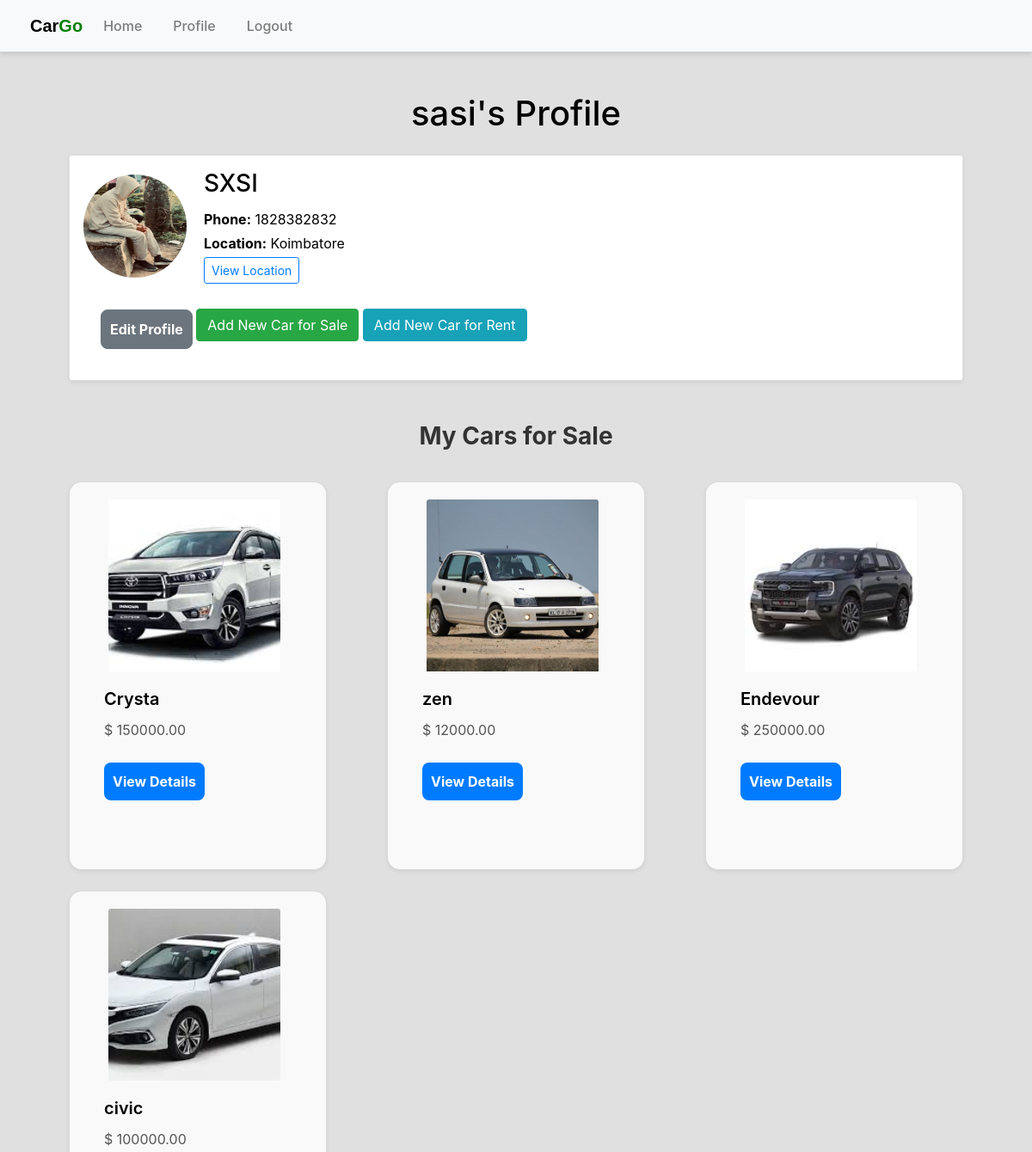
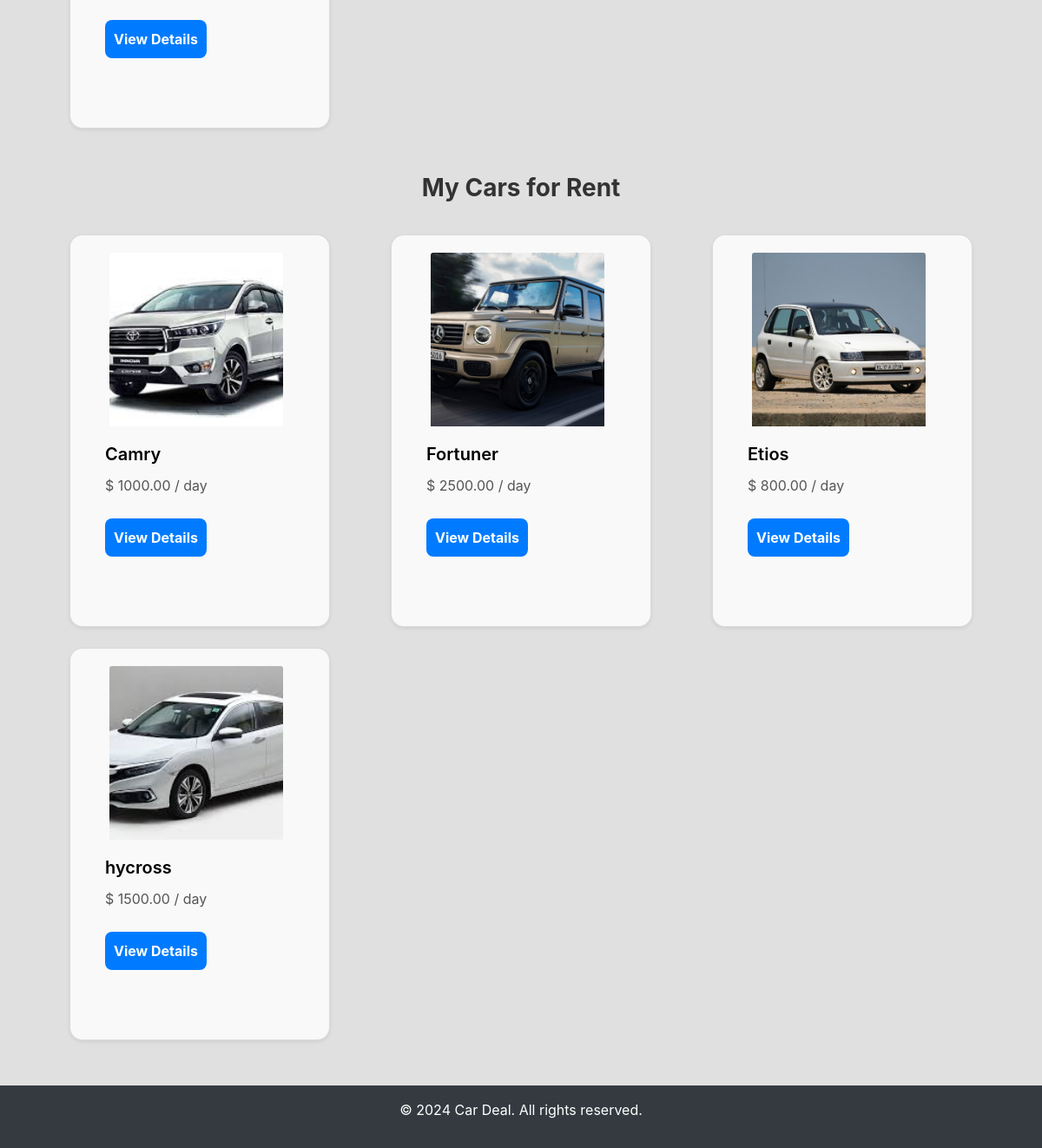
Screenshot of /profile/ (signed in) with the database file from the repository (2 pictures, top to bottom).
### listings/models.py (models this page shows, shortened)
class UserProfile(models.Model):
    user = models.OneToOneField(User, on_delete=models.CASCADE)
    name=models.CharField(max_length=150, blank=True, null=True)
    phone_number = models.CharField(max_length=15)
    location = models.CharField(max_length=255)
    location_link = models.URLField(blank=True, null=True)  # Link to Google Maps or location URL
    profile_picture = models.ImageField(upload_to='media/profile_pics/', blank=True, null=True)

class CarForSale(models.Model):
    owner= models.ForeignKey(User, on_delete=models.CASCADE,related_name='cars_for_sale',null=True, blank=True)
    name = models.CharField(max_length=100)  # Car name
    model_year = models.IntegerField()
    km_driven = models.IntegerField()
    brand = models.ForeignKey(Brand, on_delete=models.CASCADE)
    oil_type = models.ForeignKey(OilType, on_delete=models.CASCADE)
    accidental_background = models.BooleanField(default=False)
    description = models.TextField()
    price = models.DecimalField(max_digits=10, decimal_places=2)
    mileage = models.DecimalField(max_digits=5, decimal_places=2)
    front_image = models.ImageField(upload_to='media/cars_for_sale/', blank=True, null=True)
    leftside_img = models.ImageField(upload_to='media/cars_for_sale/', blank=True, null=True)
    rightside_img = models.ImageField(upload_to='media/cars_for_sale/', blank=True, null=True)
    back_image = models.ImageField(upload_to='media/cars_for_sale/', blank=True, null=True)
    registration_number = models.CharField(max_length=100)
    insurance_end_date = models.DateField()
    ownership_type = models.CharField(max_length=50)  # e.g., 1st, 2nd, 3rd owner
    created_date = models.DateField(auto_now_add=True)
    created_time = models.TimeField(auto_now_add=True)
    is_for_sale = models.BooleanField(default=True)  # New field to mark as for sale
    is_for_rent = models.BooleanField(default=True)  # New field to mark as for rent

class CarForRent(models.Model):
    owner = models.ForeignKey(User, on_delete=models.CASCADE,related_name='cars_for_rent',null=True, blank=True)
    name = models.CharField(max_length=100)  # Car name
    brand = models.ForeignKey(Brand, on_delete=models.CASCADE)
    oil_type = models.ForeignKey(OilType, on_delete=models.CASCADE)
    description = models.TextField()
    price_per_day = models.DecimalField(max_digits=10, decimal_places=2)
    mileage = models.DecimalField(max_digits=5, decimal_places=2)
    rent_car_image = models.ImageField(upload_to='media/cars_for_rent/', blank=True, null=True)
    created_date = models.DateField(auto_now_add=True)
    created_time = models.TimeField(auto_now_add=True)
    is_for_sale = models.BooleanField(default=True)  # New field to mark as for sale
    is_for_rent = models.BooleanField(default=True)  # New field to mark as for rent

### listings/views.py (the view)
# urls.py: path('profile/', views.profile_view, name='profile'),
@login_required
def profile_view(request):
    user = request.user
    try:
        user_profile = UserProfile.objects.get(user=request.user)
    except UserProfile.DoesNotExist:
        user_profile = None  # Handle the case where the profile does not exist
    cars_for_sale = CarForSale.objects.filter(owner=user, is_for_sale=True)
    cars_for_rent = CarForRent.objects.filter(owner=user, is_for_rent=True)
    return render(request, 'listings/profile.html', {
        'user_profile': user_profile,
        'cars_for_sale': cars_for_sale,
        'cars_for_rent': cars_for_rent,
    })

### listings/templates/listings/profile.html
{% extends "listings/base.html" %}
{% load static %}
{% block content %}
<div class="container mt-5">
    <div class="text-center mb-4">
        <h1>{{ user_profile.user.username }}'s Profile</h1>
    </div>
    <div class="card shadow-sm p-3 mb-5 bg-white rounded">
        <div class="d-flex align-items-center">
            {% if user_profile.profile_picture %}
                <img src="{{ user_profile.profile_picture.url }}" alt="Profile Picture" class="rounded-circle" style="height: 120px; width: 120px; margin-right: 20px;">
            {% else %}
                <img src="{% static 'images/default_profile.png' %}" alt="Default Profile Picture" class="rounded-circle" style="height: 120px; width: 120px; margin-right: 20px;">
            {% endif %}
            <div>
                <h3 class="card-title">{{ user_profile.name }}</h3>
                <p class="card-text mb-1"><strong>Phone:</strong> {{ user_profile.phone_number }}</p>
                <p class="card-text mb-1"><strong>Location:</strong> {{ user_profile.location }}</p>
                {% if user_profile.location_link %}
                    <a href="{{ user_profile.location_link }}" target="_blank" class="btn btn-outline-primary btn-sm">View Location</a>
                {% endif %}
            </div>
        </div>
        <div class="card-body">
            {% if user == user_profile.user %}
                <a href="{% url 'update_profile' %}" class="btn btn-secondary me-2" id="edit">Edit Profile</a>
                <a href="{% url 'car_sale_create' %}" class="btn btn-success me-2">Add New Car for Sale</a>
                <a href="{% url 'car_rent_create' %}" class="btn btn-info">Add New Car for Rent</a>
            {% endif %}
        </div>
    </div>
    <div class="mt-5">
        <h2>My Cars for Sale</h2>
        <div class="row">
            {% for car in cars_for_sale %}
            <div class="col-md-4 mb-4">
                <div class="card shadow-sm h-100">
                    {% if car.front_image %}
                        <img src="{{ car.front_image.url }}" class="card-img-top" alt="{{ car.name }}" style="height: 200px; object-fit: cover; margin-left: 25px;">
                    {% else %}
                        <img src="{% static 'images/default_car.png' %}" class="card-img-top" alt="Default Car Image" style="height: 200px; object-fit: cover;">
                    {% endif %}
                    <div class="card-body">
                        <h5 class="card-title">{{ car.name }}</h5>
                        <p class="card-text">$ {{ car.price }}</p>
                        <a href="{% url 'car_combined_detail' car.pk %}" class="btn btn-primary">View Details</a>
                    </div>
                </div>
            </div>
            {% empty %}
            <p class="text-center">No cars listed for sale.</p>
            {% endfor %}
        </div>
    </div>
    <div class="mt-5">
        <h2>My Cars for Rent</h2>
        <div class="row">
            {% for car in cars_for_rent %}
            <div class="col-md-4 mb-4">
                <div class="card shadow-sm h-100">
                    {% if car.rent_car_image %}
                        <img src="{{ car.rent_car_image.url }}" class="card-img-top" alt="{{ car.name }}" style="height: 200px; object-fit: cover; margin-left: 25px;">
                    {% else %}
                        <img src="{% static 'images/default_car.png' %}" class="card-img-top" alt="Default Car Image" style="height: 200px; object-fit: cover;">
                    {% endif %}
                    <div class="card-body">
                        <h5 class="card-title">{{ car.name }}</h5>
                        <p class="card-text">$ {{ car.price_per_day }} / day</p>
                        <a href="{% url 'rent_car_detail' car.pk %}" class="btn btn-primary">View Details</a>
                    </div>
                </div>
            </div>
            {% empty %}
            <p class="text-center">No cars listed for rent.</p>
            {% endfor %}
        </div>
    </div>
</div>
{% endblock %}

### listings/static/css/style.css (style rules this page uses)
body { background-color: #E0E0E0; }
.card { box-shadow: 0 4px 8px rgba(0, 0, 0, 0.1); }
.card-img-top { height: 200px; width: 200px; }
.text-center { margin-top: 20px; }
.container { background-color: #E0E0E0; color: black; }
.card { background-color: rgba(255, 255, 255, 0.8); backdrop-filter: blur(10px); border-radius: 15px; box-shadow: 0 8px 16px rgba(0, 0, 0, 0.2); padding: 20px; margin: 20px; transition: transform 0.2s ease-in-out, box-shadow 0.2s ease-in-out; }
.btn-primary { background-color: #007bff; color: white; border: none; border-radius: 5px; padding: 10px 10px; font-size: 16px; cursor: pointer; transition: background-color 0.3s ease, box-shadow 0.3s ease; display: inline-block; margin-top: 15px; }
.btn-primary, .btn-secondary { padding: 10px; border-radius: 8px; font-weight: bold; transition: background-color 0.3s ease, transform 0.2s ease; }
.card { box-shadow: 0 4px 8px rgba(0, 0, 0, 0.1); transition: transform 0.2s ease-in-out; }
.card-img-top { height: 200px; object-fit: cover; }
.btn-primary, .btn-secondary { margin-top: 10px; }
.card-body h5 { font-size: 1.25rem; font-weight: 600; }
.card-body p { color: #555; }
h2 { font-size: 1.75rem; font-weight: bold; margin-bottom: 1rem; color: #333; text-align: center; font-weight: 700; }

### rows the page displays
UserProfile: user.username "sasi", profile_picture (picture), name "SXSI", phone_number "1828382832", location "Koimbatore"
CarForSale: front_image (picture), name "Crysta", price "150000.00"
CarForSale: front_image (picture), name "zen", price "12000.00"
CarForSale: front_image (picture), name "Endevour", price "250000.00"
CarForSale: front_image (picture), name "civic", price "100000.00"
CarForRent: rent_car_image (picture), name "Camry", price_per_day "1000.00"
CarForRent: rent_car_image (picture), name "Fortuner", price_per_day "2500.00"
CarForRent: rent_car_image (picture), name "Etios", price_per_day "800.00"
CarForRent: rent_car_image (picture), name "hycross", price_per_day "1500.00"
